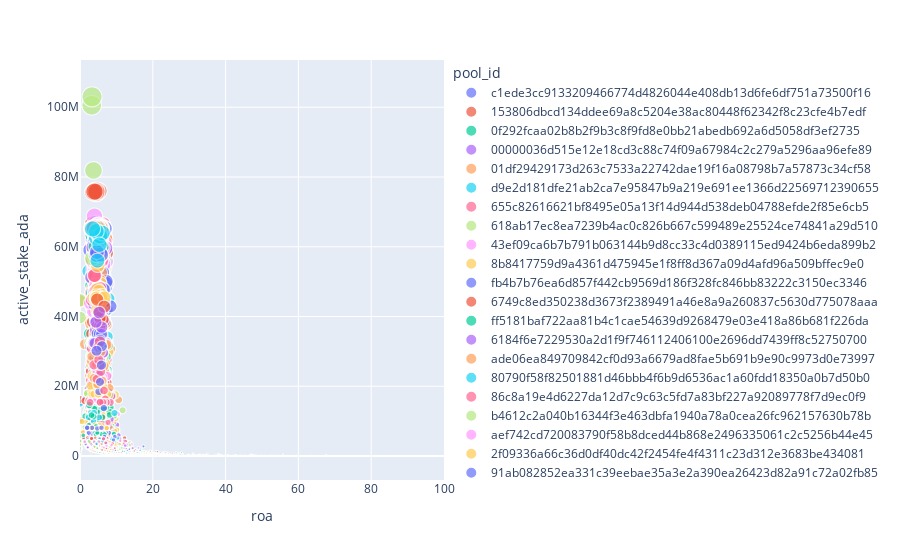

Write notebook code for a chart like this one.
### Code cell
import plotly.express as px

fig = px.scatter(pool_history_df,
          x='roa',
          y='active_stake_ada',
          color='pool_id',
          size='active_stake_ada')

fig.update_xaxes(range=[0, 100])
fig.show()
